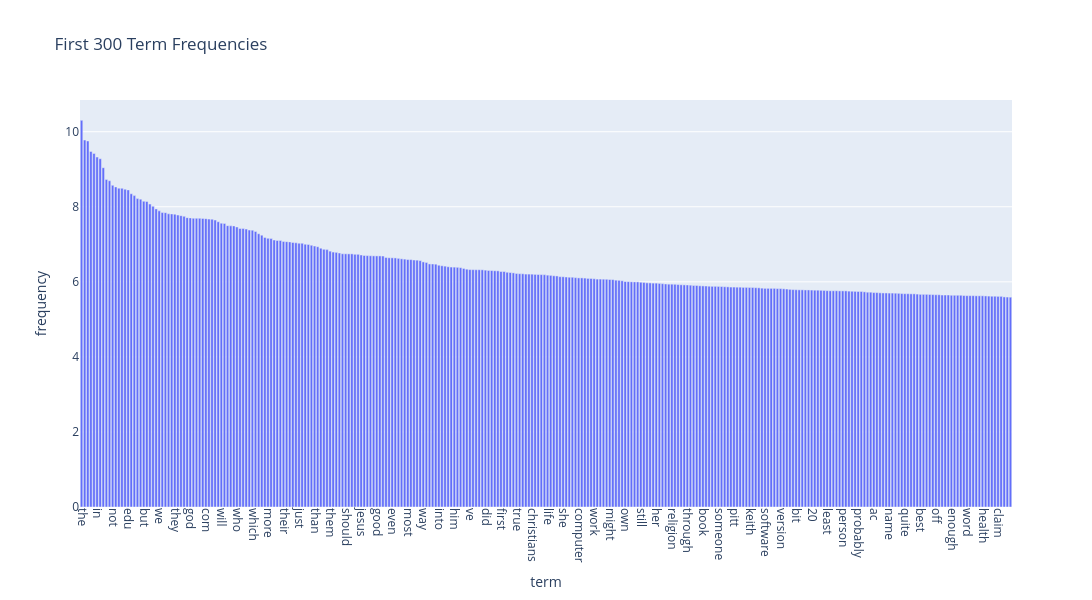

Source (notebook cell):
### Markdown cell above
### >>> **Exercise 15 (take home):** 
You can copy the code from the previous exercise and change the 'term_frequencies' variable for the 'term_frequencies_log', comment about the differences that you observe and talk about other possible insights that we can get from a log distribution.

### Code cell
# Answer here

terms = count_vect.get_feature_names_out()
freqs = term_frequencies
df = pd.DataFrame({"term": terms, "frequency": freqs})
df = df.sort_values(by="frequency", ascending=False).head(300)
df['frequency'] = df['frequency'].apply(lambda x: math.log(x))

fig = px.bar(df, x="term", y="frequency", title="First 300 Term Frequencies")
fig.update_layout(
    xaxis_tickangle=90,
    width=2000,
    height=600,
)
fig.show()

### Figure 1 — Plotly figure (JSON) as saved in the notebook; plotly's stock layout.template omitted (floating-point values rounded to 4 significant figures; data arrays with more than 128 entries replaced by an {"elided": "..."} marker saying what was removed)
{"data": [{"hovertemplate": "term=%{x}<br>frequency=%{y}<extra></extra>", "legendgroup": "", "marker": {"color": "#636efa", "pattern": {"shape": ""}}, "name": "", "orientation": "v", "showlegend": false, "textposition": "auto", "type": "bar", "x": {"elided": "300 str values"}, "xaxis": "x", "y": {"elided": "300 float values"}, "yaxis": "y"}], "layout": {"barmode": "relative", "height": 600, "legend": {"tracegroupgap": 0}, "title": {"text": "First 300 Term Frequencies"}, "width": 2000, "xaxis": {"anchor": "y", "domain": [0, 1], "tickangle": 90, "title": {"text": "term"}}, "yaxis": {"anchor": "x", "domain": [0, 1], "title": {"text": "frequency"}}}}
